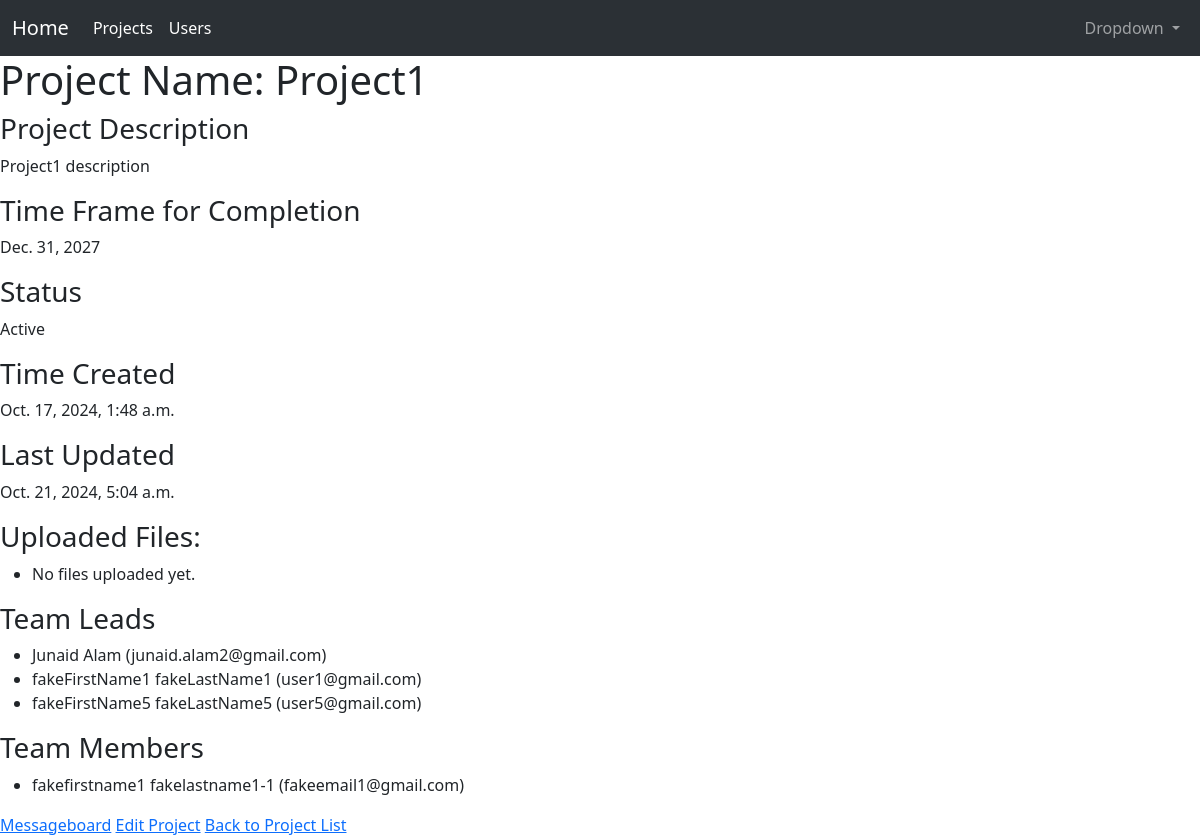
/projects/3/ (signed in), run on an earlier commit of the app's database.
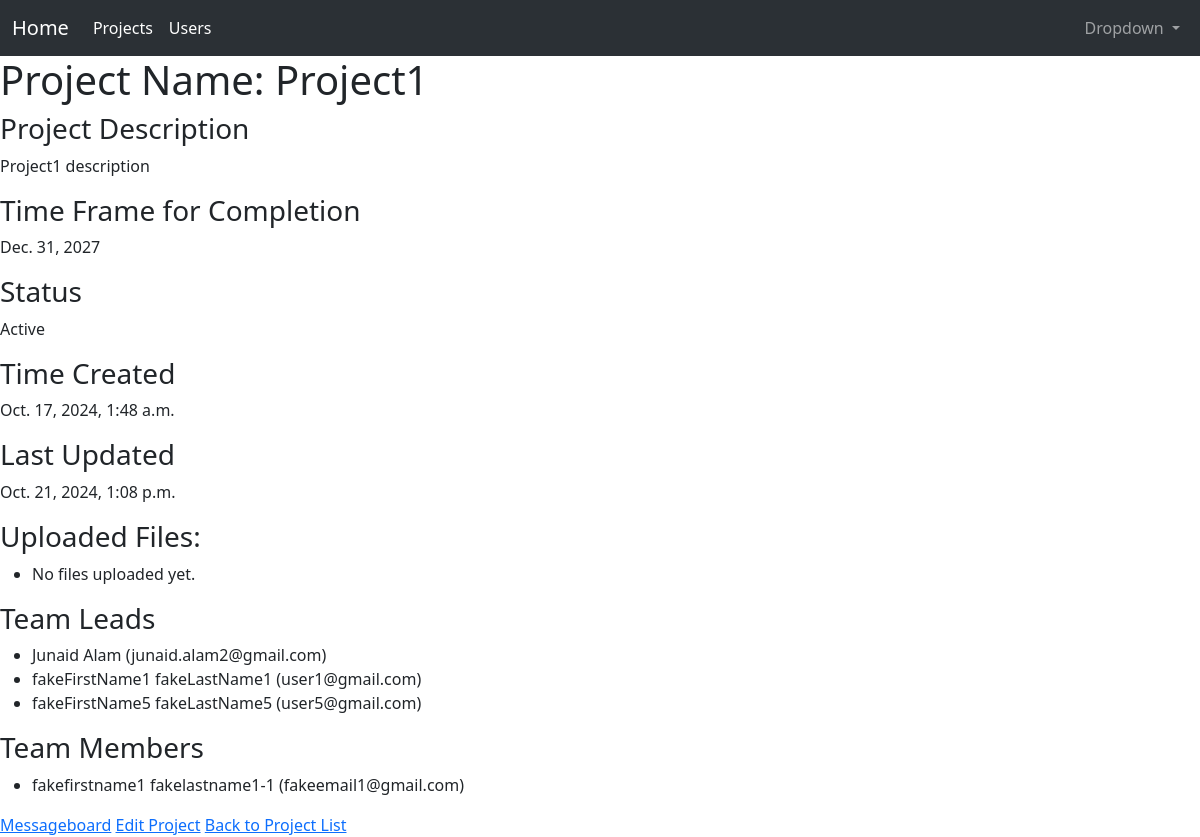
And on a later commit of the database.
### projects/models.py (models this page shows, shortened)
class Project(models.Model):
    name                        = models.CharField(max_length=255, blank=False, null=False)
    description                 = models.TextField(blank=False, null=False)
    time_frame_for_completion   = models.DateField(blank=False, null=False)
    time_created                = models.DateTimeField(auto_now_add=True, blank=False, null=False)
    time_updated = models.DateTimeField(auto_now=True, blank=False, null=False)
    users = models.ManyToManyField(CustomUser, related_name='projects', through='Membership')
    ACTIVE = 'A'
    COMPLETED = 'C'
    DORMANT = 'D'
    STATUS_CHOICES = (
        (ACTIVE, "Active"),
        (COMPLETED, "Completed"),
        (DORMANT, "Dormant"),
    )
    status = models.CharField(
        max_length=1,
        choices = STATUS_CHOICES,
        default = ACTIVE,
    )
    def is_team_member(self, user):
        return self.membership_set.filter(user=user, role__in=['Team Member', 'Team Lead']).exists()

class Membership(models.Model):
    TEAM_MEMBER = 'Team Member'
    TEAM_LEAD = 'Team Lead'
    ROLE_CHOICES = (
        (TEAM_MEMBER, 'Team Member'),
        (TEAM_LEAD, 'Team Lead'),
    )
    user = models.ForeignKey(CustomUser, on_delete=models.CASCADE)
    project = models.ForeignKey(Project, on_delete=models.CASCADE)
    role = models.CharField(max_length=20, choices=ROLE_CHOICES, default=TEAM_MEMBER, blank=False, null=False)

### users/models.py (models this page shows, shortened)
class CustomUser(AbstractUser):
    PERMISSIONS_USER = 'user'
    PERMISSIONS_ADMIN = 'admin'
    USER_PERMISSIONS = [
        (PERMISSIONS_USER, 'User'),
        (PERMISSIONS_ADMIN, 'Admin'),
    ]
    username = None  # Disable username
    email = models.EmailField(_("email address"), max_length=100, unique=True, blank=False, null=False)
    date_joined = models.DateTimeField(verbose_name="date joined", auto_now_add=True, blank=False, null=False)
    max_permissions_length = max(len(PERMISSIONS_USER), len(PERMISSIONS_ADMIN))
    permissions = models.CharField(choices=USER_PERMISSIONS, default=PERMISSIONS_USER, max_length = max_permissions_length, blank=False, null=False)
    first_name = models.CharField(max_length=50, blank=False, null=False)
    last_name = models.CharField(max_length=50, blank=False, null=False)
    USERNAME_FIELD = "email"  # Set email as the username field
    REQUIRED_FIELDS = ['first_name', 'last_name']  # Fields required on superuser creation
    objects = CustomUserManager()
    class Meta:
        verbose_name = 'User'
        verbose_name_plural = 'Users'

### projects/views.py (the view)
# urls.py: path('<int:pk>/', ProjectDetailView.as_view(), name='projects-detail'),
class ProjectDetailView(DetailView):
    template_name = 'projects/project_detail.html'
    queryset = Project.objects.all()
    def get_context_data(self, **kwargs):
        context = super().get_context_data(**kwargs)
        project = self.get_object()
        context['file_uploads'] = project.uploaded_files.all()
        context['team_leads'] = project.membership_set.filter(role=Membership.TEAM_LEAD)
        context['team_members'] = project.membership_set.filter(role=Membership.TEAM_MEMBER)
        context['is_team_member'] = project.is_team_member(self.request.user)
        context['is_superuser'] = self.request.user.is_superuser
        return context

### projects/templates/projects/project_detail.html (shortened to what this page needs)
{% extends 'base.html' %}
{% block content %}
<h1>Project Name: {{object.name}}</h1>
{% if object.description %}
<h3>Project Description</h3>
<p>{{object.description}}</p>
{% else %}
<p>Description Coming Soon</p>
{% endif %}
{% if object.time_frame_for_completion %}
<h3>Time Frame for Completion</h3>
<p>{{object.time_frame_for_completion}}</p>
{% else %}
<p>Time frame coming soon</p>
{% endif %}
{% if object.status %}
<h3>Status</h3>
<p>{{object.get_status_display}}</p>
{% else %}
<p>Status coming soon</p>
{% endif %}
{% if object.time_created %}
<h3>Time Created</h3>
<p>{{object.time_created}}</p>
{% else %}
<p>Time created coming soon</p>
{% endif %}
{% if object.time_updated %}
<h3>Last Updated</h3>
<p>{{object.time_updated}}</p>
{% else %}
<p>Time updated coming soon</p>
{% endif %}
<h3>Uploaded Files:</h3>
<ul>
    {% for file in file_uploads %}
        <li><a href="{{ file.file.url }}">{{ file.file.name }}</a></li>
    {% empty %}
        <li>No files uploaded yet.</li>
    {% endfor %}
</ul>
<h3>Team Leads</h3>
{% if team_leads %}
    <ul>
        {% for lead in team_leads %}
        <li>{{ lead.user.get_full_name }} ({{ lead.user.email }})</li>
        {% endfor %}
    </ul>
{% else %}
    <p>No team leads assigned yet.</p>
{% endif %}
<h3>Team Members</h3>
{% if team_members %}
    <ul>
        {% for member in team_members %}
        <li>{{ member.user.get_full_name }} ({{ member.user.email }})</li>
        {% endfor %}
    </ul>
{% else %}
    <p>No team members assigned yet.</p>
{% endif %}
<a href="{% url 'messageboards:project-messageboard-list' object.pk %}">Messageboard</a>
{% if is_team_member or is_superuser %}
    <a href="{% url 'projects:projects-update' object.pk %}">Edit Project</a>
{% else %}
    <a href="#" style="color: gray;" data-toggle="tooltip" title="Must be a project team member to edit">Edit Project</a>
{% endif %}
<a href="{% url 'projects:projects-list' %}">Back to Project List</a>
{% endblock %}

### templates/base.html (shortened to what this page needs)
<!DOCTYPE html>
<html>
    <head>
        <link href="https://cdn.jsdelivr.net/npm/bootstrap@5.3.3/dist/css/bootstrap.min.css" rel="stylesheet">
    </head>
    <body>
        {% include 'navbar.html' %}
        {% block content %}{% endblock %}
    </body>
</html>

### templates/navbar.html (shortened to what this page needs)
<nav class="navbar bg-primary navbar-expand-lg bg-body-tertiary" data-bs-theme="dark">
  <div class="container-fluid">
      <a class="navbar-brand" href="{% url 'home' %}">Home</a>
      <div class="collapse navbar-collapse" id="navbarSupportedContent">
          <ul class="navbar-nav me-auto mb-2 mb-lg-0">
              {% if request.user.is_authenticated %}
                  <li class="nav-item">
                      <a class="nav-link active" aria-current="page" href="{% url 'projects:projects-list' %}">Projects</a>
                  </li>
              {% endif %}
              {% if request.user.is_authenticated and request.user.permissions == 'admin' %}
                  <li class="nav-item">
                      <a class="nav-link active" aria-current="page" href="{% url 'users:user-list' %}">Users</a>
                  </li>
              {% endif %}
          </ul>
          <ul class="navbar-nav ms-auto">
              <li class="nav-item dropdown">
                  <a class="nav-link dropdown-toggle" href="#" role="button" data-bs-toggle="dropdown" aria-expanded="false">
                      Dropdown
                  </a>
              </li>
          </ul>
      </div>
  </div>
</nav>

What changed in the data, as far as the page shows it:
changed Project "Project1": time_updated "Oct. 21, 2024, 5:04 a.m." → "Oct. 21, 2024, 1:08 p.m."
